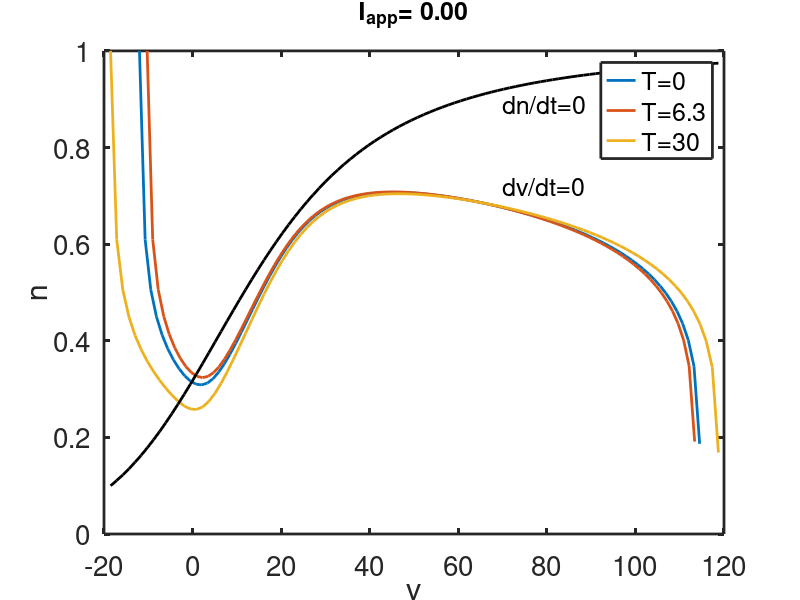

The MATLAB source for this figure:
% Here we plot the nullclines for the rHH equations for several values of
% temperature
 
function rHH_solver
global gnabar gkbar gl vna vk vl Iapp rn0  BCL

set(0,                           ...
   'defaultaxesfontsize', 20,   ...
   'defaultaxeslinewidth', 2, ...
   'defaultlinelinewidth', 2.0);
   
%parameters

% set parameters
 
 Veq = -65; % is the physiological formulation resting potential 
 
Tmin = -273.15;  % absolute zero temperature
Tc = 6.3; %the temperature for the original HH model 
% pick a temperature for this simulation
 
Templist = [6.3,0,30];
 

%These are the Nernst potentials:
VNa = 50; % the sodium Nernst potential
VK = -77;  % the potassium Nernst potential
VL = -54.4;  % the leak Nernst potential

for nTmps= 1:length(Templist) % for a list of temperatures
 
Temp = Templist(nTmps);
      Tfact=(Temp-Tmin)/(6.3-Tmin);% temperature correction factor for Nernst potentials
%the driving force for the currents are the Nernst potentials shifted by Veq
 vna = Tfact*VNa -  Veq;
 vk = Tfact*VK- Veq;
 vl = Tfact*VL - Veq;
 
gnabar = 120.;
gkbar = 36;
gl = 0.3;
 
rn0 = 0.8;
%rn0 = 0.9;
BCL = 0;
% pick a value of Iapp 

Iplist=[0,50,120];
Ipj = 1;
 
    Iapp = Iplist(Ipj);
 
%  find the v nullcline by bisection
vlist = linspace(vk+.01,vna-0.5,100);% list of v values to use; avoid exactly vk and exactly Vna
[n0 ,ninf]=get_nullclines(vlist);
 
 % save n0 for plotting
 n0sv(:,nTmps)=n0';
 vlsv(:,nTmps) = vlist';
end

formatSpecF = '%5.2f\n';
 
% the phase portrait
figure(1)
plot(vlsv(:,1),n0sv(:,1),vlsv(:,2),n0sv(:,2),vlsv(:,3),n0sv(:,3),vlist,ninf,'k', 'linewidth',2)  
xlabel('v')
ylabel('n')
legend('T=0','T=6.3','T=30','fontsize',18)
 text(70,.72,'dv/dt=0','fontsize',18)
 text(70,0.89,'dn/dt=0','fontsize',18)
title(strcat('I_{app}= ',sprintf(formatSpecF,Iapp)),'fontsize',18)
%%%%%%%%%%%%%%%%%%%%%%%%%%%%%%%%%%%%%%
%the right hand side for ode simulation:
function s_prime=deRHS(t,s)
global gnabar gkbar gl vna vk vl Iapp BCL rn0

v = s(1);
n = s(2);
% If there is a stimulus, add it
Istim = (BCL>0)*Iapp/cosh(mod(t,BCL)-BCL/4) + (BCL==0)*Iapp;
 
Gt= gate_de(v);
AM=Gt(1);
BM = Gt(2);
AN = Gt(3);
BN = Gt(4);
 
h = rn0 - n;
aminf = AM/(AM+BM);
 
Ina = gnabar*aminf.^3.*h.*(v-vna) ;
Ik = gkbar*n.^4*(v-vk);
Icl = gl*(v-vl);
      
Fv = -Ina-Ik-Icl;
Fw=AN*(1.-n)-BN*n;

s_prime = [Fv+Istim Fw]';
%%%%%%%%%%%%%%%%%%%%%%%%%%%%%%%%%%%%%%

function [n0,ninf]= get_nullclines(vlist)
global v  
% for each v in vlist find f(v,n) = 0 by bisection
 
 for j = 1:length(vlist)
    v=vlist(j);

 % guess a lower bound 
a = 0;

% guess an upper bound
b = 1;

%this is the answer - call the function bisect(a,b,@fval)

n0(j)= bisect(a,b,@feval);
 
Gt= gate_de(v);
AN = Gt(3);
BN = Gt(4);
ninf(j) = AN/(AN+BN);

    end
 
%%%%%%%%%%%%%%%%%%%%%%%%%%%%%%%%%%%%%%%
function fn = feval(n)
global v
% evaluate the function

s=[v,n];
 t=0;
fhh= deRHS(t,s);  % use the rhs of the de
fn=fhh(1);
 

%%%%%%%%%%%%%%%%%%%%%%%%%%%%%%%%%%%
function gate = gate_de(v)
 % calculate the gating functions for V                 
AM=.1*(25.-v)./(exp(2.5 -0.1*v)-1.);
BM=4.*exp(-v/18.);
AN=.01*(10.-v)./(exp(1.-0.1*v)-1.);
BN=.125*exp(-v/80.);

gate = [AM BM AN BN];

%%%%%%%%%%%%%%%%%%%%%%%%%%%%%%%%%%%%%%%
function root = bisect(a,b,feval)

ul = a;
fl = feval(ul);
uu = b;
fu = feval(uu);

% we make the assumption, without checking, that 
% fu*fl<0

% if not, the algorithm fails to find a root.

N = 20;  % number of iterates
% the main bisection algorithm
for jk = 1:N
uc = (ul+uu)/2;
fc = feval(uc);
ftest = (fc.*fl>0);
ul = ftest.*uc+(1-ftest).*ul;
fl = ftest.*fc + (1-ftest).*fl;

uu = (1-ftest).*uc+ ftest.*uu;
fu = (1-ftest).*fc + ftest.*fu;
end
root = uc;

 
